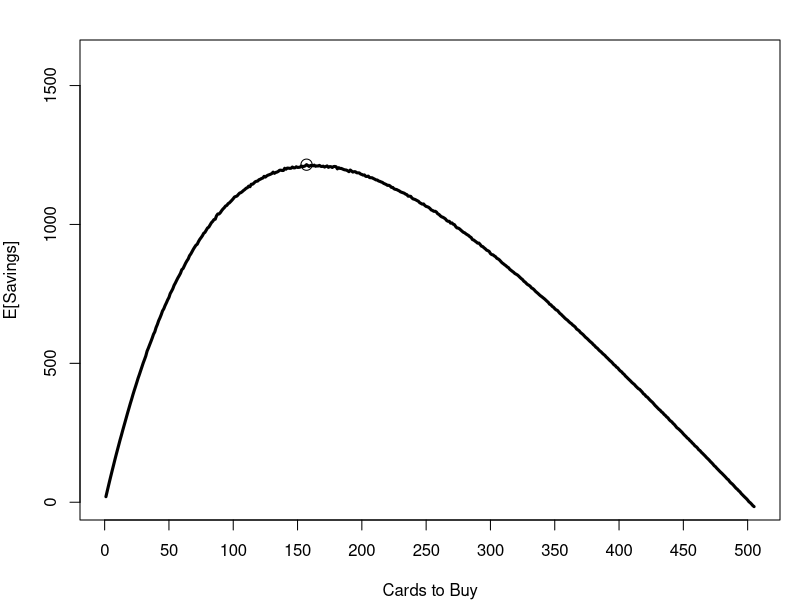

R code for this plot: (Note: a time limit stopped this script after it produced the figure.)
##Hello Kitty decisio analysis
collect.I=function(npurchased){
   costI=0
   cost.r=5
   cost.d=25
   cardsbought=sample(1:101,
                      size=npurchased,
                      replace=TRUE)
   nhit=length(unique(cardsbought))
   nmissed=101-nhit
   costI=cost.r*npurchased+cost.d*nmissed
   return(costI)
}
collect.I(0)
#S:Number of simulation runs
S=2000
costs.I=replicate(S,collect.I(200))
summary(costs.I)
sum(costs.I<=2525)/S

#seed 起點 亂設
set.seed(5566)

#儲存saving 平均
savings.I=c()
for(s in 1:505){
    savings.I[s]=
    mean(2525-replicate(S,collect.I(s)))
    if(s%%50==0)print(s)
}

x11(width=8,height=5)
par(mar=c(4,4,2,1))
plot(1:505,savings.I,type='l',ylim=c(0,1600),
     lwd=3,ylab="E[Savings]",xlab="Cards to Buy",
     xaxt="n")
axis(1,seq(0,505,50))
points(which.max(savings.I),
       savings.I[which.max(savings.I)],
       col='black',cex=1.5)
which.max(savings.I)

#rbinom(100, 10, 0.5)

#Exchange allowed
prob.exchange.yes=0.3
collect.II=function(npurchased){
  costII=0
  cost.r=5
  cost.d=25
  cardsbought=sample(1:101,
                     size=npurchased,
                     replace=TRUE)
  nhit=length(unique(cardsbought))
  nleft=length(cardsbought)-nhit
  #
  if(nleft==0){
     nexchange.yes=0
     nmissed=101-nhit
     }else{
     nexchagne.yes=rbinom(1,min(101-nhit,nleft),
                          prob.exchange.yes)
     nmissed=101-nhit-nexchagne.yes
  }
  costII=cost.r*npurchased+cost.d*nmissed
  return(costII)
}
collect.II(0)

savings.II=c()
for(s in 1:505){
  savings.II[s]=
    mean(2525-replicate(S,collect.II(s)))
  if(s%%50==0)print(s)
}

lines(1:505,savings.II,col='blue',lwd=3,lty=2)
points(which.max(savings.II),
       savings.II[which.max(savings.II)],
       col='blue',cex=1.5)
which.max(savings.II)


#Exchange & resell allowed
#Assuming resell price=dealer price
prob.exchange.yes=0.3
prob.resell.yes=0.1
collect.III=function(npurchased){
  costIII=0
  cost.r=5
  cost.d=25
  cardsbought=sample(1:101,
                     size=npurchased,
                     replace=TRUE)
  nhit=length(unique(cardsbought))
  nleft=length(cardsbought)-nhit
  #
  if(nleft==0){
    nexchagne.yes=0
    nmissed=101-nhit
    }else{
    nexchagne.yes=rbinom(1,min(101-nhit,nleft),
                         prob.exchange.yes)
    nmissed=101-nhit-nexchagne.yes
  }
  nleft=nleft-nexchagne.yes
  if(nleft>0){
     nresell.ok=rbinom(1,nleft,prob.resell.yes)
  }else{
     nresell.ok=0
  }
  costIII=cost.r*npurchased+cost.d*nmissed-
          cost.d*nresell.ok
  return(costIII)
}
collect.III(0)

savings.III=c()
for(s in 1:505){
  savings.III[s]=
    mean(2525-replicate(S,collect.III(s)))
  if(s%%50==0)print(s)
}

lines(1:505,savings.III,col='green',lwd=3,lty=3)
points(which.max(savings.III),
       savings.III[which.max(savings.III)],
       col='green',cex=1.5)
which.max(savings.III)


#Exchange & resell allowed
#Assuming resell price<dealer price & both random
prob.exchange.yes=0.3
prob.resell.yes=0.1
collect.IV=function(npurchased){
  costIV=0
  cost.r=5
  #cost.d=25
  cardsbought=sample(1:101,
                     size=npurchased,
                     replace=TRUE)
  nhit=length(unique(cardsbought))
  nleft=length(cardsbought)-nhit
  #
  if(nleft==0){
    nexchagne.yes=0
    nmissed=101-nhit
  }else{
    nexchagne.yes=rbinom(1,min(101-nhit,nleft),
                         prob.exchange.yes)
    nmissed=101-nhit-nexchagne.yes
  }
  nleft=nleft-nexchagne.yes
  if(nleft>0){
    nresell.ok=rbinom(1,nleft,prob.resell.yes)
  }else{
    nresell.ok=0
  }
  if(nmissed==0 & nresell.ok==0){
     costIV=cost.r*npurchased
  }
  if(nmissed==0 & nresell.ok>0){
    cost.d.sell=
      sample(seq(5,15),nresell.ok,replace=TRUE)
    costIV=cost.r*npurchased-
           sum(cost.d.sell)
  }
  if(nmissed>0 & nresell.ok==0){
     cost.d.buy=
       sample(seq(20,30),nmissed,replace=TRUE)
     costIV=cost.r*npurchased+
            sum(cost.d.buy)
  }
  if(nmissed>0 & nresell.ok>0){
    cost.d.buy=
      sample(seq(20,30),nmissed,replace=TRUE)
    cost.d.sell=
      sample(seq(5,15),nresell.ok,replace=TRUE)
    costIV=cost.r*npurchased+
           sum(cost.d.buy)-
           sum(cost.d.sell)
  }

  return(costIV)
}
collect.IV(0)
costs.IV=replicate(S,collect.IV(500))
summary(costs.IV)
sum(costs.IV<=2525)/S

savings.IV=c()
for(s in 1:505){
  savings.IV[s]=
    mean(2525-replicate(S,collect.IV(s)))
  if(s%%50==0)print(s)
}

lines(1:505,savings.IV,col='red',lwd=3,lty=4)
points(which.max(savings.IV),
       savings.IV[which.max(savings.IV)],
       col='red',cex=1.5)
which.max(savings.IV)

legend(90,700,c("M1-Base","M2-Exchange","M3-Exchange & Resell",
                  "M4-Random Price"),
       lty=c(1,2,3,4),lwd=c(3,3,3,3),
       bty="n",cex=1.25,col=c('black','blue','green','red'))

which.max(savings.I)
which.max(savings.II)
which.max(savings.III)
which.max(savings.IV)
